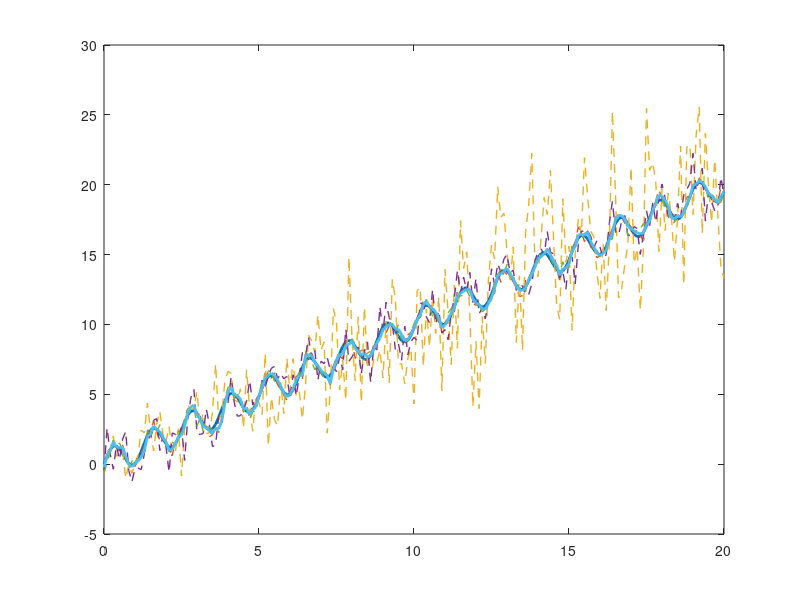

Source code (MATLAB): (Note: this script raises an error after producing the figure.)
function [] = kalman_multiple_similar_sensors()
close all;
dt = 0.1;% time step
t=(0:dt:20)';
n = numel(t);
signal = 1*sin(t*5)+t;%ground truth
X = zeros(2,1);% state matrix
P = zeros(2,2);% covariance matrix
X_arr = zeros(n, 2);% kalman filter output through the whole time
Q = [0.1 0;% system noise
    0 1]*1;
F = [1 dt;% transition matrix
    0 1];
H = [1 0];% observation matrix

s1_var = 0.1*ones(size(t));
s1 = generate_signal(signal, s1_var);
s2_var = 0.1*(cos(8*t)+10*t);
s2 = generate_signal(signal, s2_var);
s3_var = 0.1*(sin(2*t)+10);
s3 = generate_signal(signal, s3_var);
s4_var = 0.1*ones(size(t));
s4 = generate_signal(signal, s4_var);

% fusion
for i = 1:n
    if (i == 1)
        [X, P] = init_kalman(X, s1(i, 1)); % initialize the state using the 1st sensor
    else
        [X, P] = prediction(X, P, Q, F);
        [X, P] = update(X, P, s1(i, 1), s1(i, 2), H);
        [X, P] = update(X, P, s2(i, 1), s2(i, 2), H);
        [X, P] = update(X, P, s3(i, 1), s3(i, 2), H);
        [X, P] = update(X, P, s4(i, 1), s4(i, 2), H);
    end
%     hold on; draw2DCovarianceEllipse(P/50,[t(i) signal(i)]);
    X_arr(i, :) = X;
end

plot(t, signal, 'LineWidth', 2);
hold on;
plot(t, s1(:, 1), '--', 'LineWidth', 1);
plot(t, s2(:, 1), '--', 'LineWidth', 1);
plot(t, s3(:, 1), '--', 'LineWidth', 1);
plot(t, s4(:, 1), '--', 'LineWidth', 1);
plot(t, X_arr(:, 1), 'LineWidth', 2);
title(num2str(round(rmse(X_arr(:,1)-signal),3)))
hold off;
grid on;
% legend('Ground Truth', 'Sensor Input 1', 'Sensor Input 2', 'Sensor Input 3', 'Sensor Input 4', 'Fused Output');
end


function [s] = generate_signal(signal, var)
noise = randn(size(signal)).*sqrt(var);
s(:, 1) = signal + noise;
s(:, 2) = var;
end

function [X, P] = init_kalman(X, y)
X(1,1) = y;
X(2,1) = 0;

P = [10 0;
    0   30];
end

function [X, P] = prediction(X, P, Q, F)
X = F*X;
P = F*P*F' + Q;
end

function [X, P] = update(X, P, y, R, H)
Inn = y - H*X;
S = H*P*H' + R;
% K = P*H'/S;
K = P*H'*inv(S);

X = X + K*Inn;
P1 = P - K*H*P;
P = (eye(size(P))-K*H)*P*(eye(size(P))-K*H)' + K*R*K'; %joseph equation
end